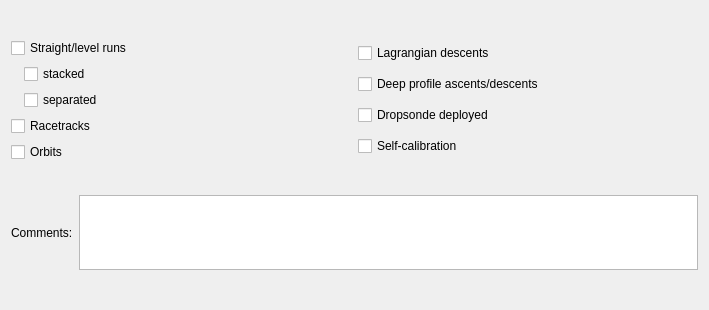
          <widget class="QWidget" name="page_9">
           <property name="geometry">
            <rect>
             <x>0</x>
             <y>0</y>
             <width>709</width>
             <height>310</height>
            </rect>
           </property>
           <attribute name="label">
            <string>Types of Flight Manoeuvre</string>
           </attribute>
           <layout class="QVBoxLayout" name="verticalLayout_30">
            <item>
             <layout class="QHBoxLayout" name="horizontalLayout_36">
              <item>
               <layout class="QVBoxLayout" name="verticalLayout_28">
                <item>
                 <widget class="QCheckBox" name="straightLevelRunsCheck">
                  <property name="text">
                   <string>Straight/level runs</string>
                  </property>
                 </widget>
                </item>
                <item>
                 <layout class="QHBoxLayout" name="horizontalLayout_34">
                  <item>
                   <spacer name="horizontalSpacer_20">
                    <property name="orientation">
                     <enum>Qt::Horizontal</enum>
                    </property>
                    <property name="sizeType">
                     <enum>QSizePolicy::Maximum</enum>
                    </property>
                    <property name="sizeHint" stdset="0">
                     <size>
                      <width>13</width>
                      <height>17</height>
                     </size>
                    </property>
                   </spacer>
                  </item>
                  <item>
                   <widget class="QCheckBox" name="stackedStraightLevelRunsCheck">
                    <property name="text">
                     <string>stacked</string>
                    </property>
                   </widget>
                  </item>
                 </layout>
                </item>
                <item>
                 <layout class="QHBoxLayout" name="horizontalLayout_35">
                  <item>
                   <spacer name="horizontalSpacer_21">
                    <property name="orientation">
                     <enum>Qt::Horizontal</enum>
                    </property>
                    <property name="sizeType">
                     <enum>QSizePolicy::Maximum</enum>
                    </property>
                    <property name="sizeHint" stdset="0">
                     <size>
                      <width>13</width>
                      <height>17</height>
                     </size>
                    </property>
                   </spacer>
                  </item>
                  <item>
                   <widget class="QCheckBox" name="separatedStraightLevelRuns">
                    <property name="text">
                     <string>separated</string>
                    </property>
                   </widget>
                  </item>
                 </layout>
                </item>
                <item>
                 <widget class="QCheckBox" name="racetracksCheck">
                  <property name="text">
                   <string>Racetracks</string>
                  </property>
                 </widget>
                </item>
                <item>
                 <widget class="QCheckBox" name="orbitsCheck">
                  <property name="text">
                   <string>Orbits</string>
                  </property>
                 </widget>
                </item>
               </layout>
              </item>
              <item>
               <layout class="QVBoxLayout" name="verticalLayout_29">
                <item>
                 <widget class="QCheckBox" name="lagrangianDescentsCheck">
                  <property name="text">
                   <string>Lagrangian descents</string>
                  </property>
                 </widget>
                </item>
                <item>
                 <widget class="QCheckBox" name="deepProfileAscentDescentsCheck">
                  <property name="text">
                   <string>Deep profile ascents/descents</string>
                  </property>
                 </widget>
                </item>
                <item>
                 <widget class="QCheckBox" name="dropsondeDeployedCheck">
                  <property name="text">
                   <string>Dropsonde deployed</string>
                  </property>
                 </widget>
                </item>
                <item>
                 <widget class="QCheckBox" name="selfCalibrationCheck">
                  <property name="text">
                   <string>Self-calibration</string>
                  </property>
                 </widget>
                </item>
               </layout>
              </item>
             </layout>
            </item>
            <item>
             <layout class="QHBoxLayout" name="horizontalLayout_37">
              <item>
               <widget class="QLabel" name="label_21">
                <property name="text">
                 <string>Comments:</string>
                </property>
               </widget>
              </item>
              <item>
               <widget class="QTextEdit" name="FTOtherTextBox">
                <property name="maximumSize">
                 <size>
                  <width>16777215</width>
                  <height>75</height>
                 </size>
                </property>
               </widget>
              </item>
             </layout>
            </item>
           </layout>
          </widget>
